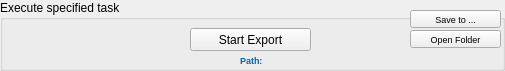
        <widget class="QGroupBox" name="groupBox_exportStart">
         <property name="geometry">
          <rect>
           <x>10</x>
           <y>1380</y>
           <width>505</width>
           <height>71</height>
          </rect>
         </property>
         <property name="minimumSize">
          <size>
           <width>505</width>
           <height>71</height>
          </size>
         </property>
         <property name="maximumSize">
          <size>
           <width>505</width>
           <height>71</height>
          </size>
         </property>
         <property name="title">
          <string>Execute specified task</string>
         </property>
         <widget class="QPushButton" name="pushButton_exportFolder">
          <property name="geometry">
           <rect>
            <x>410</x>
            <y>30</y>
            <width>91</width>
            <height>18</height>
           </rect>
          </property>
          <property name="font">
           <font>
            <pointsize>7</pointsize>
            <underline>false</underline>
           </font>
          </property>
          <property name="toolTip">
           <string>Click in order to open the directory where the export has been saved</string>
          </property>
          <property name="text">
           <string>Open Folder</string>
          </property>
         </widget>
         <widget class="QPushButton" name="pushButton_exportStart">
          <property name="geometry">
           <rect>
            <x>190</x>
            <y>28</y>
            <width>121</width>
            <height>23</height>
           </rect>
          </property>
          <property name="font">
           <font>
            <underline>false</underline>
           </font>
          </property>
          <property name="toolTip">
           <string>Click in order to start the export</string>
          </property>
          <property name="text">
           <string>Start Export</string>
          </property>
         </widget>
         <widget class="QPushButton" name="pushButton_fileBrowser">
          <property name="geometry">
           <rect>
            <x>410</x>
            <y>10</y>
            <width>91</width>
            <height>18</height>
           </rect>
          </property>
          <property name="font">
           <font>
            <pointsize>7</pointsize>
            <underline>false</underline>
           </font>
          </property>
          <property name="toolTip">
           <string>&lt;html&gt;&lt;head/&gt;&lt;body&gt;&lt;p&gt;Click in order to change the target-path for the export (saving location)&lt;/p&gt;&lt;/body&gt;&lt;/html&gt;</string>
          </property>
          <property name="text">
           <string>Save to ...</string>
          </property>
         </widget>
         <widget class="QLabel" name="label_savePath">
          <property name="geometry">
           <rect>
            <x>2</x>
            <y>50</y>
            <width>501</width>
            <height>20</height>
           </rect>
          </property>
          <property name="font">
           <font>
            <pointsize>7</pointsize>
            <weight>75</weight>
            <bold>true</bold>
            <underline>false</underline>
           </font>
          </property>
          <property name="styleSheet">
           <string notr="true">color: rgb(0, 101, 189);</string>
          </property>
          <property name="text">
           <string>Path: </string>
          </property>
          <property name="alignment">
           <set>Qt::AlignCenter</set>
          </property>
         </widget>
        </widget>
